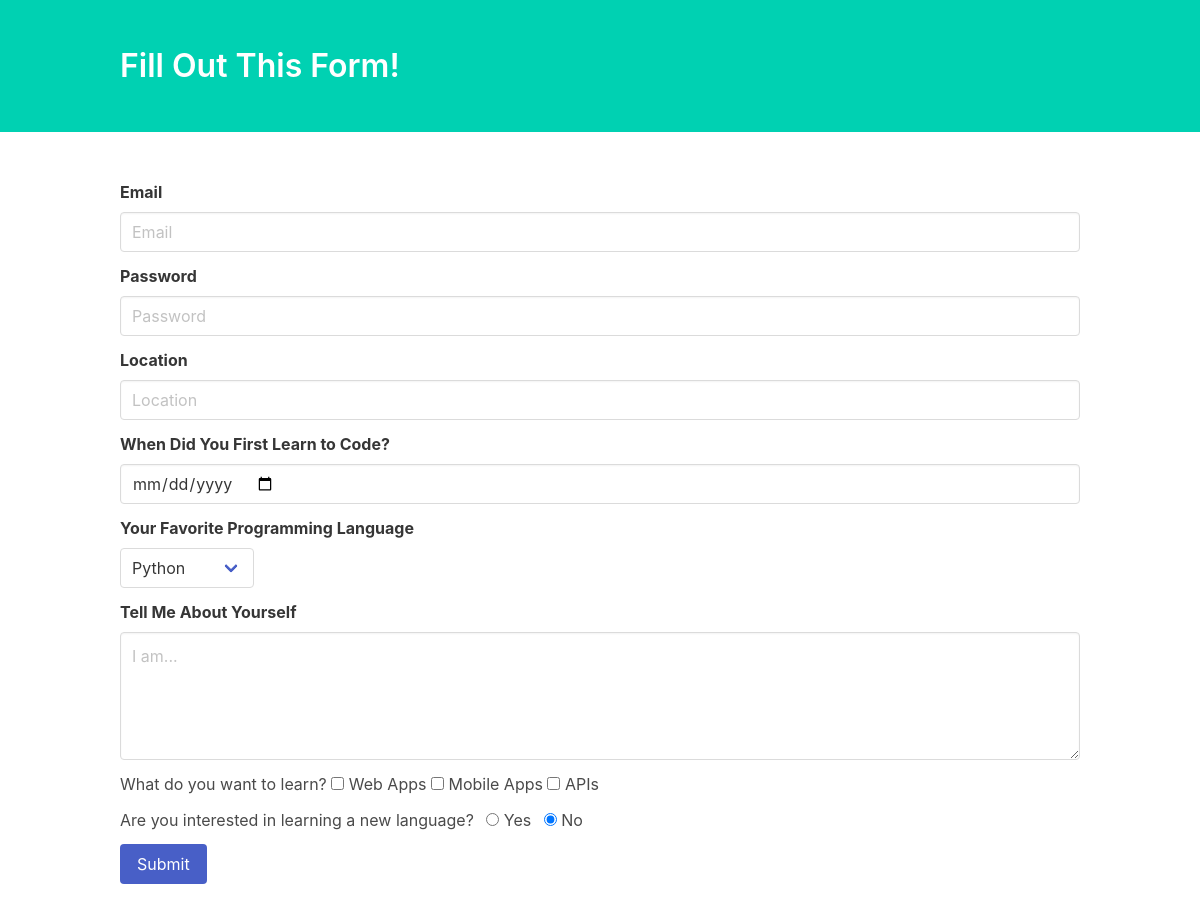
The page / on the database its author committed.
### registration_form/models.py (models this page shows)
class Topic(db.Model):
    id = db.Column(db.Integer, primary_key=True)
    name = db.Column(db.String(20))

### registration_form/views.py (the view, shortened to what this page needs)
@main.route('/', methods=['GET', 'POST'], defaults = {'member_id' : None})
@main.route('/<int:member_id>', methods=['GET', 'POST'])
def index(member_id):
    member = None
    if member_id:
        member = Member.query.get_or_404(member_id) # get member info if member_id is provided else 404 error
    languages = Language.query.all()
    topics = Topic.query.all()
    context = {
        'member_id' : member_id,
        'languages' : languages,
        'topics' : topics,
        'member' : member
    }
    return render_template('form.html', **context)

### registration_form/templates/form.html (shortened to what this page needs)
<!DOCTYPE html>
<html>
<head>
  <link rel="stylesheet" href="https://cdnjs.cloudflare.com/ajax/libs/bulma/0.7.5/css/bulma.min.css">
</head>
<body>
  <section class="hero is-primary">
    <div class="hero-body">
      <div class="container">
        <h1 class="title">
          Fill Out This Form!
        </h1>
      </div>
    </div>
  </section>
  <section class="section">
    <div class="container">
      <form method="POST" action="{{ url_for('main.index', member_id=member_id)}}">
        <div class="field">
          <label class="label">Email</label>
          <div class="control">
            <input class="input" type="email" name="email" placeholder="Email" value="{{ member.email }}">
          </div>
        </div>
        <div class="field">
          <label class="label">Password</label>
          <div class="control">
            <input class="input" type="password" name="password" placeholder="Password">
          </div>
        </div>
        <div class="field">
          <label class="label">Location</label>
          <div class="control">
            <input class="input" type="text" name="location" placeholder="Location" value="{{ member.location }}">
          </div>
        </div>
        <div class="field">
          <label class="label">When Did You First Learn to Code?</label>
          <div class="control">
            <input class="input" type="date" name="first_learn_date" {% if member %}value="{{ member.first_learn_date.strftime('%Y-%m-%d') }}"{% endif %}}>
          </div>
        </div>
        <div class="field">
          <label class="label">Your Favorite Programming Language</label>
          <div class="control">
            <div class="select">
              <select name="fav_language">
                {% for language in languages %}
                <option value="{{ language.id }}" {% if member.fav_language == language.id %}selected{% endif %}>{{ language.name }}</option>
                {% endfor %}
              </select>
            </div>
          </div>
        </div>
        <div class="field">
          <label class="label">Tell Me About Yourself</label>
          <div class="control">
            <textarea class="textarea" name="about" placeholder="I am...">{{ member.about }}</textarea>
          </div>
        </div>
        <div class="field">
          <div class="control">
            <label class="checkbox">
              What do you want to learn?
            </label>
            {% for topic in topics %}
            <label class="checkbox">
              <input type="checkbox" value="{{ topic.id }}" name="interest_in_topics" {% if topic in member.interest_in_topics %}checked{% endif %}>
              {{ topic.name }}
            </label>
            {% endfor %}
          </div>
        </div>
        <div class="field">
          <div class="control">
            <label class="radio">
              Are you interested in learning a new language?
            </label>
            <label class="radio">
              <input type="radio" value="yes" name="learn_new_interest" {% if member.learn_new_interest %}checked{% endif %}>
              Yes
            </label>
            <label class="radio">
              <input type="radio" value="no" name="learn_new_interest" {% if not member.learn_new_interest %}checked{% endif %}>
              No
            </label>
          </div>
        </div>
        <div class="field is-grouped">
          <div class="control">
            <button type="submit" class="button is-link">Submit</button>
          </div>
        </div>
      </form>
    </div>
  </section>
</body>
</html>

### rows shown on the page
Topic: name "Web Apps"
Topic: name "Mobile Apps"
Topic: name "APIs"

### other values the page prints
form field fav_language "Python"
